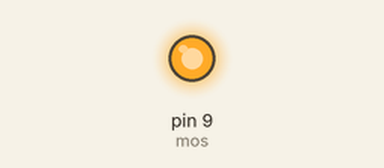
Recording of a sketch running on a simulated Arduino Uno, built with avr-gcc and run on an emulated ATmega328P. On the bench: output pins drawn as LEDs (lit = HIGH). Random numbers use the default seed unless the sketch sets one.

Above: at 0.2 s.
Timing chart, 0 to 40.0 s (numbered marks = the images above):
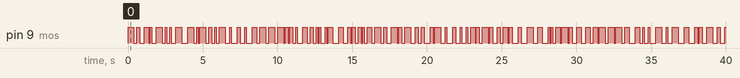

The sketch:

mathematical.ino
```cpp
const int mos = 9;
int note = 500;

void setup() {
  // put your setup code here, to run once:
  pinMode(mos, OUTPUT);
}

void loop() {
  // put your main code here, to run repeatedly:
  digitalWrite(mos, HIGH);
  delay(random(1,5)*100);
  digitalWrite(mos, LOW);
  delay(random(1,5)*100);

}
```

Measured:
- by itself, pin 9 (mos): LOW → HIGH at 0.00 s, → LOW 0.40 s later, → HIGH 0.20 s later, → LOW 0.20 s later, … (165 changes in this stretch)
